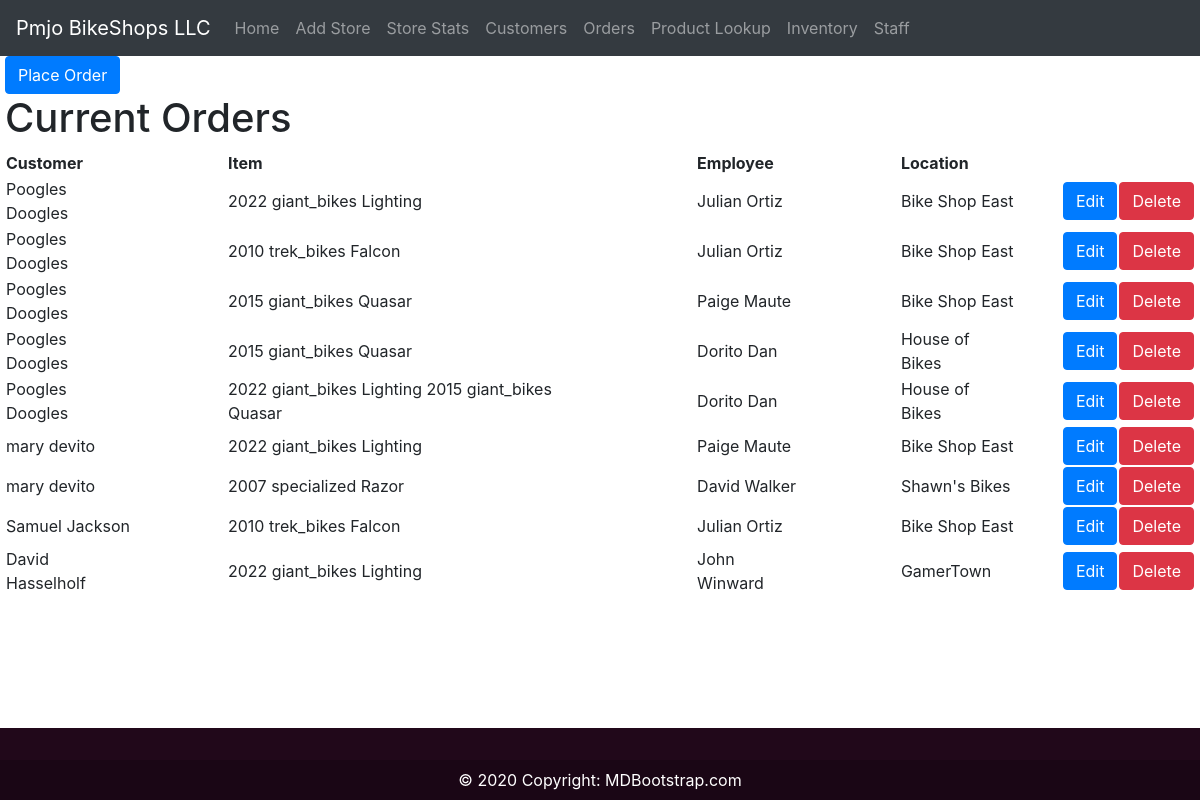
/orders/, run on an earlier commit of the app's database.
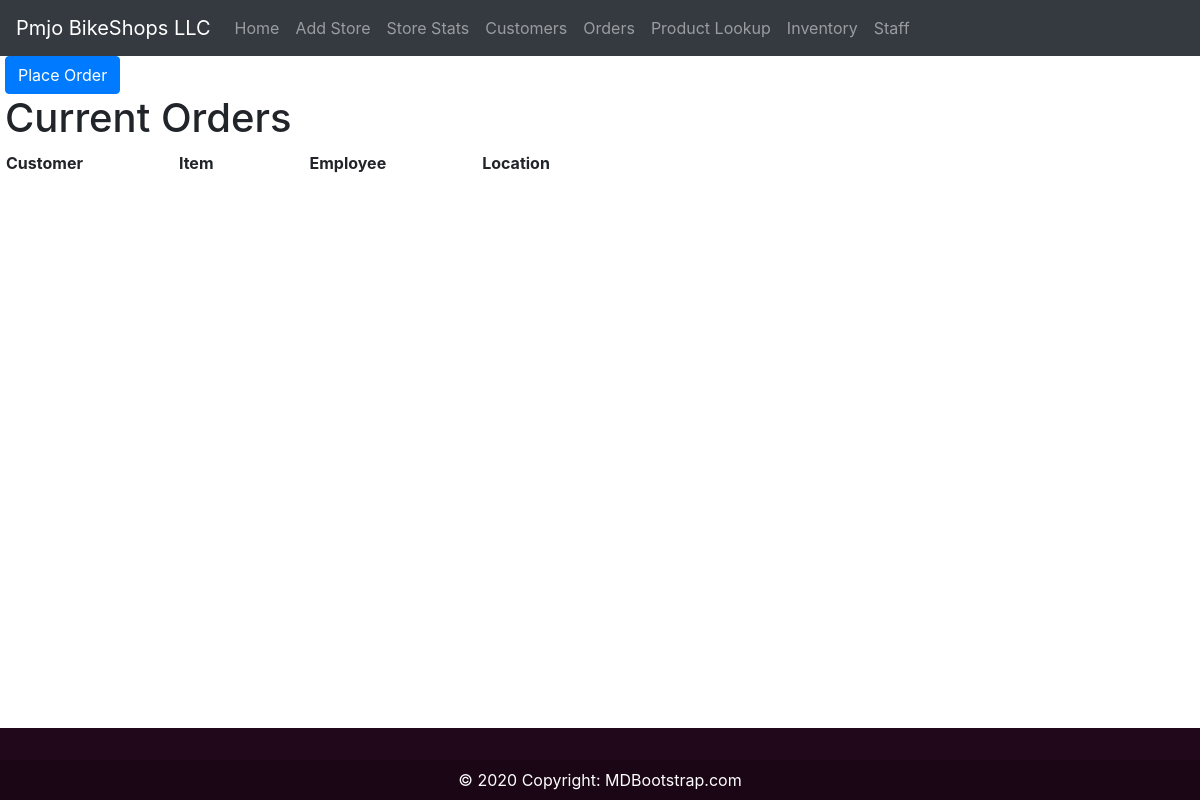
And on a later commit of the database.
### PmjoStore/models.py (models this page shows, shortened)
class Base(models.Model):
    id = models.UUIDField(default=uuid.uuid4, unique=True, primary_key=True, editable=False)
    class Meta:
        abstract = True

class Orders(Base):
    cust_id = models.ForeignKey(Customers, on_delete=models.CASCADE, blank=True, default=1)
    store_staff_id = models.ForeignKey(StoreEmployees, on_delete=models.CASCADE, blank=True, default=1)
    order_date = models.DateTimeField(auto_now_add=True)
    discount = models.PositiveIntegerField(default=0)
    class Meta:
        verbose_name_plural = 'Orders'

class Customers(Base):
    first_name = models.CharField(max_length=100)
    last_name = models.CharField(max_length=100)
    phone = PhoneField(blank=True, help_text='Contact phone number')
    email = models.EmailField(max_length=100, blank=True)
    street = models.CharField(max_length=100, blank=True)
    zipCode_id = models.ForeignKey(ZipCode, on_delete=models.CASCADE, blank=True, default=1)
    def __str__(self):
        return '{} {}'.format(self.first_name, self.last_name)
    class Meta:
        verbose_name_plural = 'Customers'

class CartItems(Base):
    order_id = models.ForeignKey(Orders, on_delete=models.CASCADE, blank=True, default=1)
    bike_prod_id = models.ForeignKey(BikeProducts, on_delete=models.CASCADE, blank=True, default=1)
    quantity_sold = models.PositiveIntegerField(default=1)
    class Meta:
        verbose_name_plural = 'Cart Items'

class BikeProducts(Base):
    name = models.CharField(max_length=100)
    bike_cat_id = models.ForeignKey(BikeCategory, on_delete=models.CASCADE, blank=True, default=1)
    bike_brand_id = models.ForeignKey(BikeBrands, on_delete=models.CASCADE, blank=True, default=1)
    model_year = models.IntegerField(choices=YEAR_CHOICES, default=datetime.date.today().year)
    price = models.PositiveIntegerField(default=0)
    def __str__(self):
        return '{} {} {}'.format(self.model_year, self.bike_brand_id.brand,
                              self.name)
    class Meta:
        verbose_name_plural = 'Bike Products'

class BikeBrands(Base):
    brand = models.CharField(max_length=100, unique=True)
    class Meta:
        verbose_name_plural = 'Bike Brands'

class StoreEmployees(Base):
    staff_id = models.OneToOneField(Staff, on_delete=models.CASCADE, blank=True, default=1)
    store_id = models.ForeignKey(Store, on_delete=models.CASCADE, blank=True, default=1)
    class Meta:
        verbose_name_plural = 'Store Employees'

class Staff(Base):
    first_name = models.CharField(max_length=100)
    last_name = models.CharField(max_length=100)
    phone = PhoneField(blank=True, help_text='Contact phone number')
    email = models.EmailField(max_length=100, blank=True)
    def __str__(self):
        return '{} {}'.format(self.first_name, self.last_name)
    class Meta:
        verbose_name_plural = 'Staff'

class Store(Base):
    name = models.CharField(max_length=100, blank=True)
    phone = PhoneField(blank=True, help_text='Contact phone number')
    email = models.EmailField(max_length=100, blank=True)
    street = models.CharField(max_length=100, blank=True)
    zipCode_id = models.ForeignKey(ZipCode, on_delete=models.CASCADE, blank=True, default=1)
    manager_id = models.OneToOneField(Staff, on_delete=models.CASCADE, blank=True, default=1)
    def __str__(self):
        return self.name

### PmjoStore/views.py (the view)
# urls.py: path('orders/', views.orders, name="orders-page"),
def orders(request):
    orders = Orders.objects.all().order_by('cust_id')
    items = CartItems.objects.all()
    context = {'orders': orders, 'items': items}
    return render(request, "PmjoStore/orders.html", context)

### PmjoStore/templates/PmjoStore/orders.html
{% extends 'main.html' %}
{% block content %}
<a class="btn btn-primary" href="{% url 'PmjoStore:add-order' %}">Place Order</a>
<h1>Current Orders</h1>
<table>
    <tr>
        <th class="pr-5">Customer</th>
        <th class="pr-5 pl-5">Item</th>
        <th class="pr-5 pl-5">Employee</th>
        <th class="pr-5 pl-5">Location</th>
    </tr>
    {% for order in orders %}
    <tr>
        <td class="pr-5">{{order.cust_id}}</td>
         <td class="pr-5 pl-5">{% for item in items %}
        {% if item.order_id.id == order.id %}
            {{item.bike_prod_id}}
            {% endif %}
        {% endfor %}</td>
        <td class="pr-5 pl-5">{{order.store_staff_id.staff_id}}</td>
        <td class="pr-5 pl-5">{{order.store_staff_id.store_id}}</td>
        <td><a class="btn btn-primary" href = "{% url 'PmjoStore:update-order' order.id %}" >Edit</a></td>
        <td><a class="btn btn-danger" href = "{% url 'PmjoStore:delete-order' order.id %}" >Delete</a></td>
    </tr>
    {% endfor %}
</table>
{% endblock content %}

What changed in the data, as far as the page shows it:
removed Orders: cust_id "Poogles Doogles", store_staff_id.staff_id "Julian Ortiz", store_staff_id.store_id "Bike Shop East"
removed CartItems: bike_prod_id "2022 giant_bikes Lighting", shown under "Poogles Doogles"
removed Orders: cust_id "Poogles Doogles", store_staff_id.staff_id "Julian Ortiz", store_staff_id.store_id "Bike Shop East"
removed CartItems: bike_prod_id "2010 trek_bikes Falcon", shown under "Poogles Doogles"
removed Orders: cust_id "Poogles Doogles", store_staff_id.staff_id "Paige Maute", store_staff_id.store_id "Bike Shop East"
removed CartItems: bike_prod_id "2015 giant_bikes Quasar", shown under "Poogles Doogles"
removed Orders: cust_id "Poogles Doogles", store_staff_id.staff_id "Dorito Dan", store_staff_id.store_id "House of Bikes"
removed CartItems: bike_prod_id "2015 giant_bikes Quasar", shown under "Poogles Doogles"
removed Orders: cust_id "Poogles Doogles", store_staff_id.staff_id "Dorito Dan", store_staff_id.store_id "House of Bikes"
removed CartItems: bike_prod_id "2022 giant_bikes Lighting", shown under "Poogles Doogles"
removed CartItems: bike_prod_id "2015 giant_bikes Quasar", shown under "Poogles Doogles"
removed Orders: cust_id "mary devito", store_staff_id.staff_id "Paige Maute", store_staff_id.store_id "Bike Shop East"
removed CartItems: bike_prod_id "2022 giant_bikes Lighting", shown under "mary devito"
removed Orders: cust_id "mary devito", store_staff_id.staff_id "David Walker", store_staff_id.store_id "Shawn's Bikes"
removed CartItems: bike_prod_id "2007 specialized Razor", shown under "mary devito"
removed Orders: cust_id "Samuel Jackson", store_staff_id.staff_id "Julian Ortiz", store_staff_id.store_id "Bike Shop East"
removed CartItems: bike_prod_id "2010 trek_bikes Falcon", shown under "Samuel Jackson"
removed Orders: cust_id "David Hasselholf", store_staff_id.staff_id "John Winward", store_staff_id.store_id "GamerTown"
removed CartItems: bike_prod_id "2022 giant_bikes Lighting", shown under "David Hasselholf"
